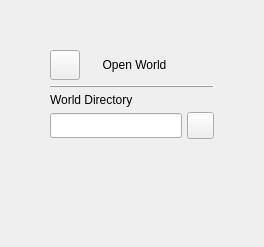
<?xml version="1.0" encoding="UTF-8"?>
<ui version="4.0">
 <class>OpenWorldPage</class>
 <widget class="QWidget" name="OpenWorldPage">
  <property name="geometry">
   <rect>
    <x>0</x>
    <y>0</y>
    <width>264</width>
    <height>247</height>
   </rect>
  </property>
  <property name="windowTitle">
   <string>Form</string>
  </property>
  <property name="backgroundColor" stdset="0">
   <string notr="true">background</string>
  </property>
  <layout class="QVBoxLayout" name="_vertical_layout">
   <property name="spacing">
    <number>5</number>
   </property>
   <property name="leftMargin">
    <number>50</number>
   </property>
   <property name="topMargin">
    <number>50</number>
   </property>
   <property name="rightMargin">
    <number>50</number>
   </property>
   <property name="bottomMargin">
    <number>50</number>
   </property>
   <item>
    <layout class="QHBoxLayout" name="_lyt_header">
     <item>
      <widget class="QPushButton" name="btn_back">
       <property name="sizePolicy">
        <sizepolicy hsizetype="Fixed" vsizetype="Fixed">
         <horstretch>0</horstretch>
         <verstretch>0</verstretch>
        </sizepolicy>
       </property>
       <property name="minimumSize">
        <size>
         <width>30</width>
         <height>30</height>
        </size>
       </property>
       <property name="maximumSize">
        <size>
         <width>30</width>
         <height>30</height>
        </size>
       </property>
       <property name="text">
        <string/>
       </property>
      </widget>
     </item>
     <item>
      <widget class="QLabel" name="_lbl_title">
       <property name="text">
        <string>Open World</string>
       </property>
       <property name="alignment">
        <set>Qt::AlignCenter</set>
       </property>
      </widget>
     </item>
     <item>
      <spacer name="_horizontal_spacer">
       <property name="orientation">
        <enum>Qt::Horizontal</enum>
       </property>
       <property name="sizeType">
        <enum>QSizePolicy::Fixed</enum>
       </property>
       <property name="sizeHint" stdset="0">
        <size>
         <width>30</width>
         <height>30</height>
        </size>
       </property>
      </spacer>
     </item>
    </layout>
   </item>
   <item>
    <widget class="QFrame" name="frame">
     <property name="frameShape">
      <enum>QFrame::HLine</enum>
     </property>
     <property name="frameShadow">
      <enum>QFrame::Raised</enum>
     </property>
     <property name="borderTop" stdset="0">
      <string notr="true">surface</string>
     </property>
    </widget>
   </item>
   <item>
    <widget class="QLabel" name="_lbl_level_directory">
     <property name="text">
      <string>World Directory</string>
     </property>
     <property name="color" stdset="0">
      <string notr="true">on_primary</string>
     </property>
    </widget>
   </item>
   <item>
    <layout class="QHBoxLayout" name="_lyt_world_directory">
     <item>
      <widget class="QLineEdit" name="lne_level_directory">
       <property name="minimumSize">
        <size>
         <width>0</width>
         <height>25</height>
        </size>
       </property>
       <property name="maximumSize">
        <size>
         <width>16777215</width>
         <height>25</height>
        </size>
       </property>
       <property name="readOnly">
        <bool>true</bool>
       </property>
       <property name="color" stdset="0">
        <string notr="true">on_surface</string>
       </property>
      </widget>
     </item>
     <item>
      <widget class="QPushButton" name="btn_level_directory">
       <property name="sizePolicy">
        <sizepolicy hsizetype="Fixed" vsizetype="Fixed">
         <horstretch>0</horstretch>
         <verstretch>0</verstretch>
        </sizepolicy>
       </property>
       <property name="minimumSize">
        <size>
         <width>27</width>
         <height>27</height>
        </size>
       </property>
       <property name="maximumSize">
        <size>
         <width>27</width>
         <height>27</height>
        </size>
       </property>
       <property name="text">
        <string/>
       </property>
      </widget>
     </item>
    </layout>
   </item>
   <item>
    <spacer name="_vertical_spacer">
     <property name="orientation">
      <enum>Qt::Vertical</enum>
     </property>
     <property name="sizeHint" stdset="0">
      <size>
       <width>20</width>
       <height>40</height>
      </size>
     </property>
    </spacer>
   </item>
  </layout>
 </widget>
 <resources/>
 <connections/>
</ui>
